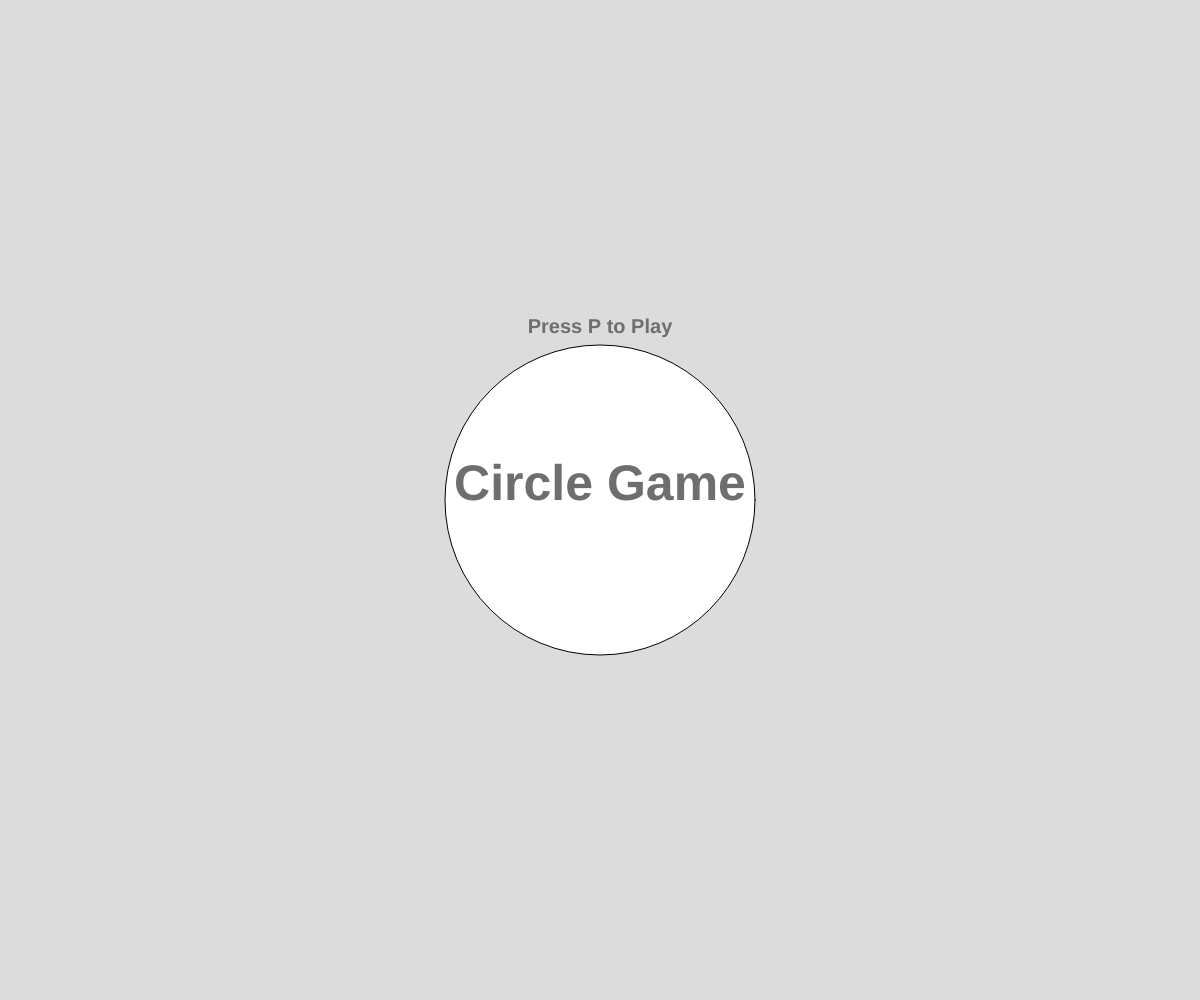
Frame 1 (no input)
Frame 60 (no input): identical to frame 1, image omitted
Frame 120 (the mouse pressed at the canvas centre since frame 60): identical to frame 1, image omitted

The p5.js sketch that drew this single still picture (run headless with seeded random() and noise() and a simulated clock; from frame 60 on, the mouse is pressed at the canvas centre):

// p5.js sketch
// ── sketch.js
var ballx = 300;
var bally = 300;
var ballSize = 70;
var circlex = 100;
var circley = 200;
var circleSize = 100;
var score = 0;
var gameState = "Start";
let timer = 60;

function setup() {
  createCanvas(windowWidth,windowHeight);
  textAlign(CENTER);
  textSize(20);
}

function draw() {
  background(220);
  
  if(gameState == "Start"){
    starting();
  }
  
  if(gameState == "END"){
    gameOver();
  }
  
  if(gameState == "L1"){
    levelOne();
  }
  
   if(gameState == "L1"){
   text("Score:   " + score, width/2,30)
   push();
   textSize(18)
   text("Time:   " + timer,width/2,50)
   pop();
  
   if(frameCount % 80 == 0 && timer > 0){
      timer --;
    }
  
    if(timer === 0){
      gameState = "END"
    }
  }
}

function starting(){
  
  var shape;
  var shapeSize = 310;
  ellipse(width/2,height/2,shapeSize)
  
  push();
  textSize(50)
  textStyle(BOLD)
  fill(110)
  text("Circle Game", width/2,height/2)
  textSize(20)
  text ("Press P to Play", width/2,height/3)
  pop();
  
  if(keyCode === 80 || touches.length>0){
    gameState = "L1"
  }
 
}

function levelOne(){
  text("Level 1", width/2, height/1);
  var distBall;
  if (touches.length>0){
    distBall = dist(ballx,bally,touches[0].x,touches[0].y);
  }
  else {distBall = dist(ballx,bally,mouseX,mouseY);}
  
  if(distBall < ballSize){
    ballx=random(width);
    bally=random(height);
    score = score + 1;
  }
  if(score>=5){
    gameState = "END";
  }
  ellipse(ballx,bally,ballSize,ballSize);
  if (touches.length>0){
    line(ballx,bally,touches[0].x,touches[0].y);
  }
  else{line(ballx,bally,mouseX,mouseY);}
}//=======================level1 end

function gameOver(){  
  score = 0;
  background(166,49,49)
  text("GAME OVER",width/2,height/2);
  push();
  textSize(15)
  text("Press Space to Restart",width/2,330);
  pop();
  if(keyCode === 32){
    gameState = "L1";
  }
}
